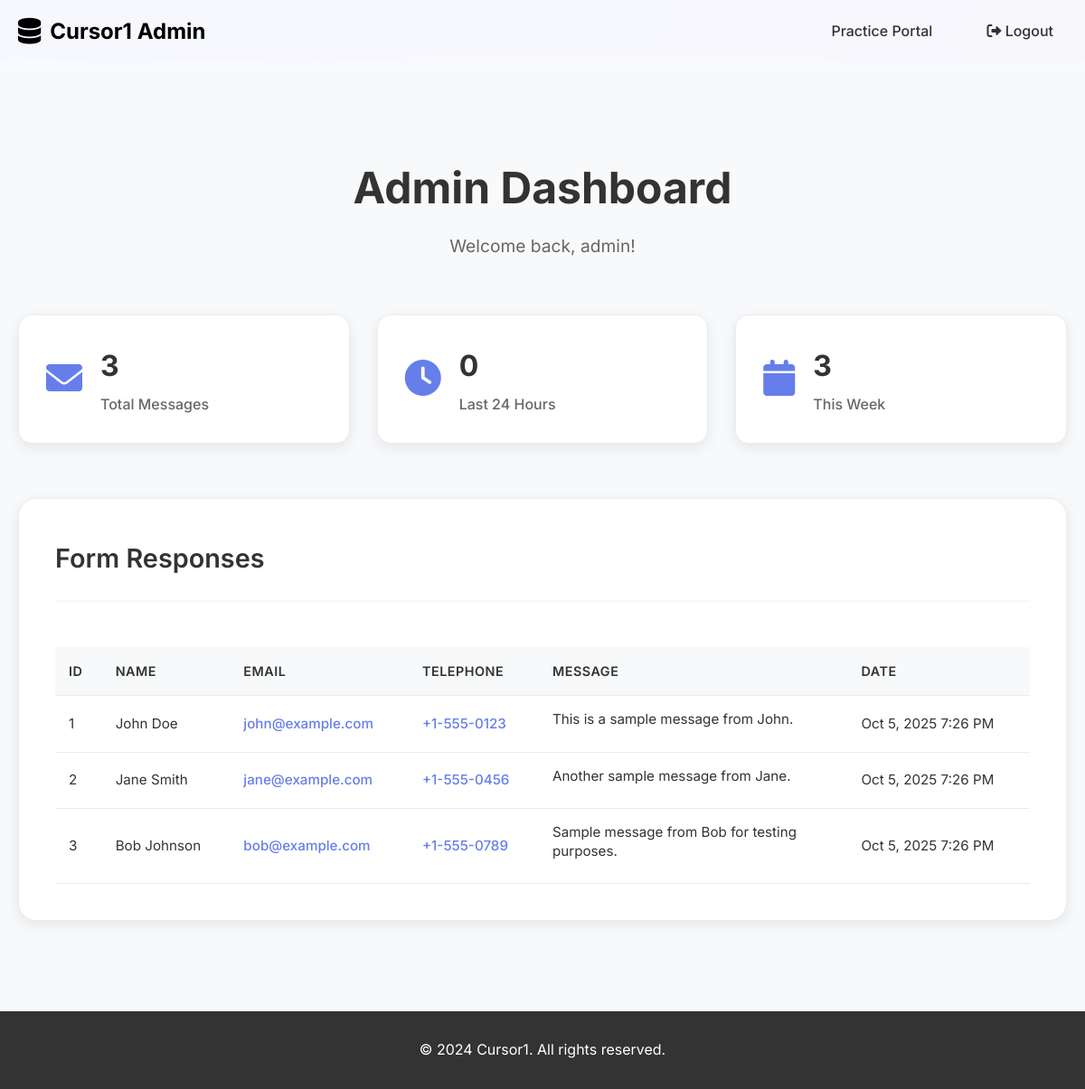
/admin/index.php (signed in), run on the app's committed database.
### tables this page shows
CREATE TABLE IF NOT EXISTS formresponse (
    id INT AUTO_INCREMENT PRIMARY KEY,
    name VARCHAR(255) NOT NULL,
    email VARCHAR(255) NOT NULL,
    telephone VARCHAR(50),
    message TEXT NOT NULL,
    created_at TIMESTAMP DEFAULT CURRENT_TIMESTAMP,
    updated_at TIMESTAMP DEFAULT CURRENT_TIMESTAMP ON UPDATE CURRENT_TIMESTAMP
);

### admin/index.php (the view, shortened to what this page needs)
<?php
require_once '../config/database.php';
try {
    $stmt = $pdo->prepare("SELECT * FROM formresponse ORDER BY created_at DESC");
    $stmt->execute();
    $responses = $stmt->fetchAll();
} catch (PDOException $e) {
    $error = 'Failed to load form responses.';
}
?>
<!DOCTYPE html>
<html lang="en">
<head>
    <link rel="stylesheet" href="../assets/css/style.css">
    <link rel="stylesheet" href="https://cdnjs.cloudflare.com/ajax/libs/font-awesome/6.0.0/css/all.min.css">
</head>
<body>
    <nav class="navbar">
        <div class="nav-container">
            <div class="nav-logo">
                <i class="fas fa-database"></i>
                <span>Cursor1 Admin</span>
            </div>
            <ul class="nav-menu">
                <li class="nav-item">
                    <a href="../practice" class="nav-link">Practice Portal</a>
                </li>
                <li class="nav-item">
                    <a href="../login?logout=1" class="nav-link">
                        <i class="fas fa-sign-out-alt"></i>
                        Logout
                    </a>
                </li>
            </ul>
        </div>
    </nav>
    <main class="main-content">
        <div class="admin-section">
            <div class="container">
                <div class="admin-header">
                    <h1 class="admin-title">Admin Dashboard</h1>
                    <p class="admin-subtitle">Welcome back, <?php echo htmlspecialchars($_SESSION['username']); ?>!</p>
                </div>
                <div class="dashboard-stats">
                    <div class="stat-card">
                        <div class="stat-icon">
                            <i class="fas fa-envelope"></i>
                        </div>
                        <div class="stat-content">
                            <h3><?php echo count($responses); ?></h3>
                            <p>Total Messages</p>
                        </div>
                    </div>
                    <div class="stat-card">
                        <div class="stat-icon">
                            <i class="fas fa-clock"></i>
                        </div>
                        <div class="stat-content">
                            <h3><?php echo count(array_filter($responses, function($r) {
                                return strtotime($r['created_at']) > strtotime('-24 hours');
                            })); ?></h3>
                            <p>Last 24 Hours</p>
                        </div>
                    </div>
                    <div class="stat-card">
                        <div class="stat-icon">
                            <i class="fas fa-calendar"></i>
                        </div>
                        <div class="stat-content">
                            <h3><?php echo count(array_filter($responses, function($r) {
                                return strtotime($r['created_at']) > strtotime('-7 days');
                            })); ?></h3>
                            <p>This Week</p>
                        </div>
                    </div>
                </div>
                <div class="responses-section">
                    <div class="section-header">
                        <h2>Form Responses</h2>
                        <div class="section-actions">
                            <button class="btn btn-secondary" onclick="refreshPage()">
                                <i class="fas fa-sync-alt"></i>
                            </button>
                        </div>
                    </div>
                    <?php if (isset($error)): ?>
                        <div class="alert alert-error">
                            <i class="fas fa-exclamation-circle"></i>
                            <?php echo htmlspecialchars($error); ?>
                        </div>
                    <?php else: ?>
                        <div class="responses-table-container">
                            <table class="responses-table">
                                <thead>
                                    <tr>
                                        <th>ID</th>
                                        <th>Name</th>
                                        <th>Email</th>
                                        <th>Telephone</th>
                                        <th>Message</th>
                                        <th>Date</th>
                                    </tr>
                                </thead>
                                <tbody>
                                    <?php foreach ($responses as $response): ?>
                                        <tr>
                                            <td><?php echo $response['id']; ?></td>
                                            <td><?php echo htmlspecialchars($response['name']); ?></td>
                                            <td>
                                                <a href="mailto:<?php echo htmlspecialchars($response['email']); ?>" class="email-link">
                                                    <?php echo htmlspecialchars($response['email']); ?>
                                                </a>
                                            </td>
                                            <td>
                                                <?php if ($response['telephone']): ?>
                                                    <a href="tel:<?php echo htmlspecialchars($response['telephone']); ?>" class="phone-link">
                                                        <?php echo htmlspecialchars($response['telephone']); ?>
                                                    </a>
                                                <?php else: ?>
                                                    <span class="no-data">-</span>
                                                <?php endif; ?>
                                            </td>
                                            <td class="message-cell">
                                                <div class="message-preview">
                                                    <?php echo htmlspecialchars(substr($response['message'], 0, 100)); ?>
                                                </div>
                                            </td>
                                            <td><?php echo date('M j, Y g:i A', strtotime($response['created_at'])); ?></td>
                                        </tr>
                                    <?php endforeach; ?>
                                </tbody>
                            </table>
                        </div>
                    <?php endif; ?>
                </div>
            </div>
        </div>
    </main>
    <footer class="footer">
        <div class="container">
            <p>&copy; 2024 Cursor1. All rights reserved.</p>
        </div>
    </footer>
</body>
</html>

### assets/css/style.css (style rules this page uses)
* { margin: 0; padding: 0; box-sizing: border-box; }
body { font-family: 'Inter', -apple-system, BlinkMacSystemFont, 'Segoe UI', Roboto, sans-serif; line-height: 1.6; color: #333; background: linear-gradient(135deg, #667eea 0%, #764ba2 100%); min-height: 100vh; }
.container { max-width: 1200px; margin: 0 auto; padding: 0 20px; }
.navbar { background: rgba(255, 255, 255, 0.95); backdrop-filter: blur(10px); border-bottom: 1px solid rgba(255, 255, 255, 0.2); position: fixed; top: 0; left: 0; right: 0; z-index: 1000; transition: all 0.3s ease; }
.nav-container { max-width: 1200px; margin: 0 auto; padding: 0 20px; display: flex; justify-content: space-between; align-items: center; height: 70px; }
.nav-logo { display: flex; align-items: center; font-size: 1.5rem; font-weight: 700; color: #000; text-decoration: none; }
.nav-logo i { margin-right: 10px; font-size: 1.8rem; }
.nav-menu { display: flex; list-style: none; gap: 30px; }
.nav-link { text-decoration: none; color: #333; font-weight: 500; padding: 10px 15px; border-radius: 8px; transition: all 0.3s ease; position: relative; }
.main-content { margin-top: 70px; min-height: calc(100vh - 70px); }
.btn { display: inline-flex; align-items: center; gap: 10px; padding: 15px 30px; border: none; border-radius: 12px; font-size: 1rem; font-weight: 600; text-decoration: none; cursor: pointer; transition: all 0.3s ease; position: relative; overflow: hidden; }
.btn-secondary { background: rgba(255, 255, 255, 0.2); color: white; border: 2px solid rgba(255, 255, 255, 0.3); backdrop-filter: blur(10px); }
.admin-section { padding: 100px 0; background: #f8f9fa; min-height: calc(100vh - 70px); }
.admin-header { text-align: center; margin-bottom: 60px; }
.admin-title { font-size: 3rem; font-weight: 700; color: #333; margin-bottom: 10px; }
.admin-subtitle { font-size: 1.2rem; color: #666; }
.dashboard-stats { display: grid; grid-template-columns: repeat(auto-fit, minmax(250px, 1fr)); gap: 30px; margin-bottom: 60px; }
.stat-card { background: white; padding: 30px; border-radius: 15px; box-shadow: 0 5px 15px rgba(0, 0, 0, 0.08); display: flex; align-items: center; gap: 20px; border: 1px solid #e9ecef; transition: all 0.3s ease; }
.stat-icon { font-size: 2.5rem; color: #667eea; }
.stat-content h3 { font-size: 2rem; font-weight: 700; color: #333; margin-bottom: 5px; }
.stat-content p { color: #666; font-weight: 500; }
.responses-section { background: white; border-radius: 20px; padding: 40px; box-shadow: 0 5px 15px rgba(0, 0, 0, 0.08); border: 1px solid #e9ecef; }
.section-header { display: flex; justify-content: space-between; align-items: center; margin-bottom: 30px; padding-bottom: 20px; border-bottom: 2px solid #f8f9fa; }
.section-header h2 { font-size: 1.8rem; font-weight: 600; color: #333; }
.responses-table-container { overflow-x: auto; }
.responses-table { width: 100%; border-collapse: collapse; margin-top: 20px; }
.responses-table th, .responses-table td { padding: 15px; text-align: left; border-bottom: 1px solid #e9ecef; }
.responses-table th { background: #f8f9fa; font-weight: 600; color: #333; font-size: 0.9rem; text-transform: uppercase; letter-spacing: 0.5px; }
.responses-table td { font-size: 0.95rem; }
.email-link, .phone-link { color: #667eea; text-decoration: none; font-weight: 500; }
.message-cell { max-width: 300px; }
.message-preview { margin-bottom: 10px; line-height: 1.4; }
.footer { background: #333; color: white; text-align: center; padding: 30px 0; }

### data on the page
formresponse: id "1", name "John Doe", email "john@example.com", telephone "+1-555-0123", message "This is a sample message from John.", created_at "Oct 5, 2025 7:26 PM"
formresponse: id "2", name "Jane Smith", email "jane@example.com", telephone "+1-555-0456", message "Another sample message from Jane.", created_at "Oct 5, 2025 7:26 PM"
formresponse: id "3", name "Bob Johnson", email "bob@example.com", telephone "+1-555-0789", message "Sample message from Bob for testing purposes.", created_at "Oct 5, 2025 7:26 PM"

### other printed values
$_SESSION['username'] "admin"
count($responses) "3"
